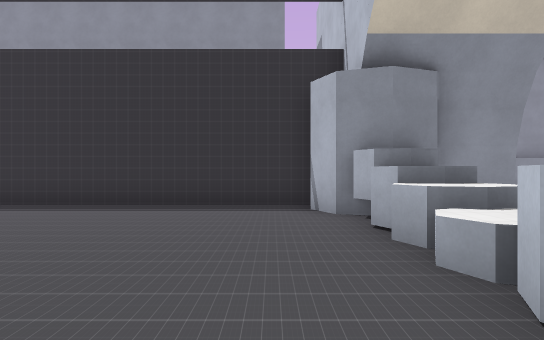
view 1 (above)

16 first-person views from a walk through a Godot game level. The camera is 1.5 m above the floor, looks level and sees 70° across. Doors that lead somewhere are drawn open, without their leaves. The floor is counted in squares, 2 m on a side. Each view is taken from the middle of a square. On the plan, view 1 faces up. The plan holds only what a view shows up to about 12 squares ahead; the rest is blank. The place goes on beyond the plan. Some surface patterns are stand-ins.

view 2
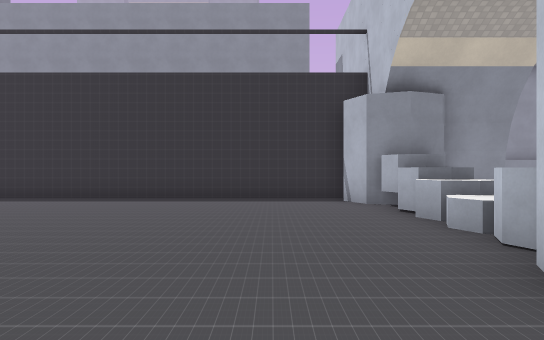

view 3
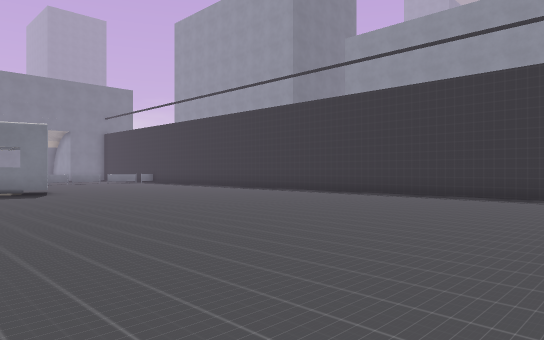

view 4
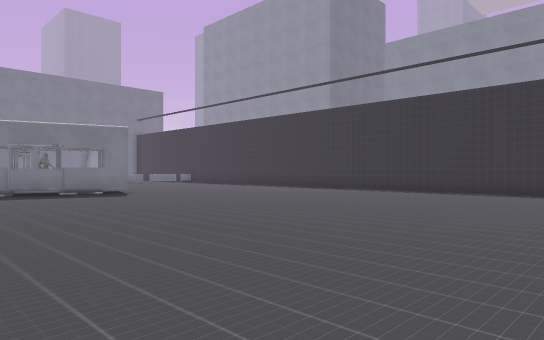

view 5
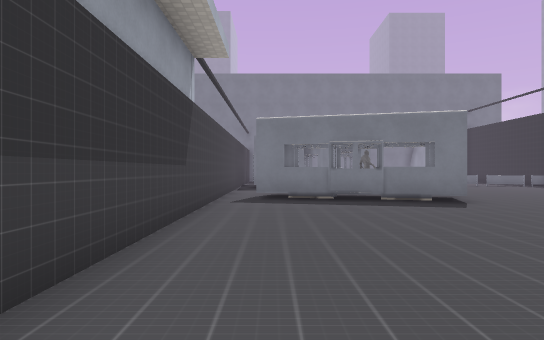

view 6
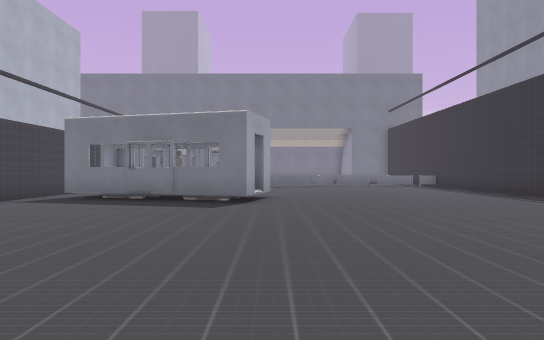

view 7
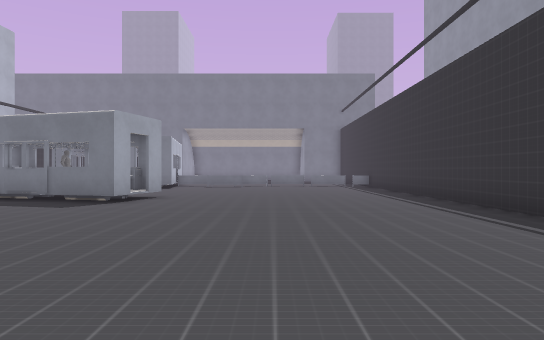

view 8
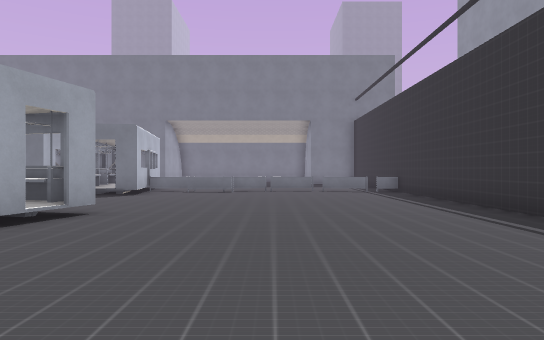

view 9
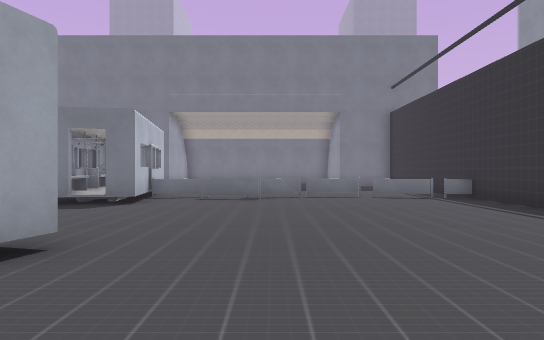

view 10
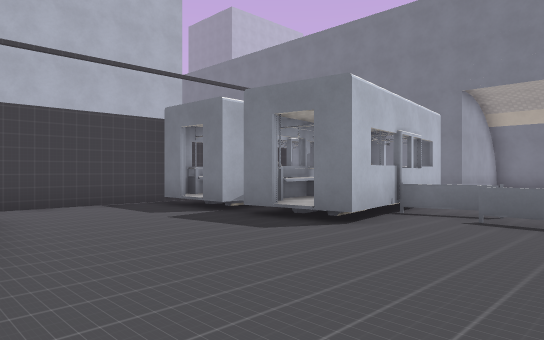

view 11
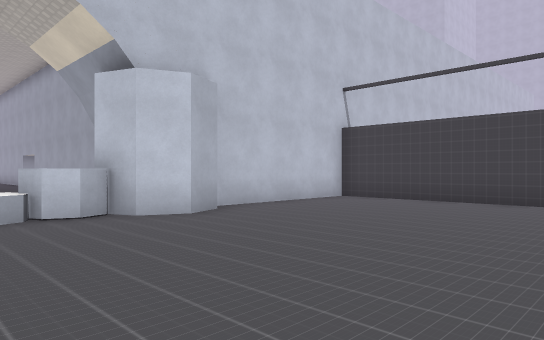

view 12
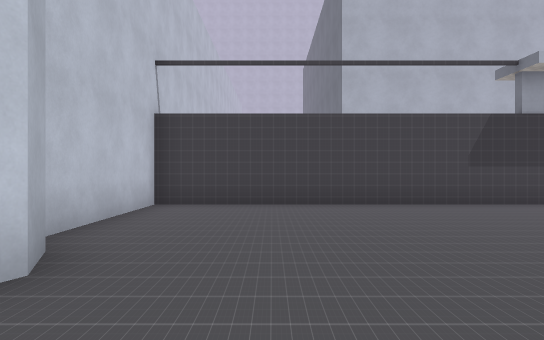

view 13
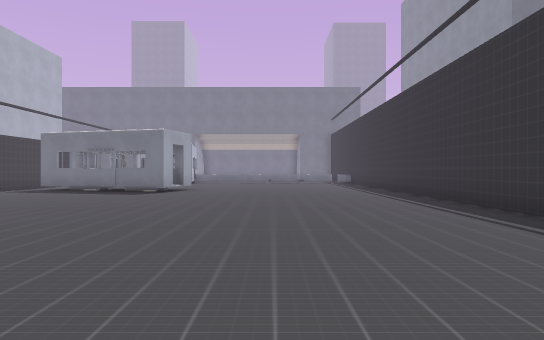

view 14
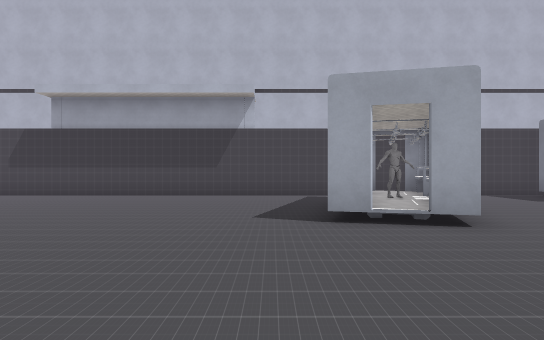

view 15
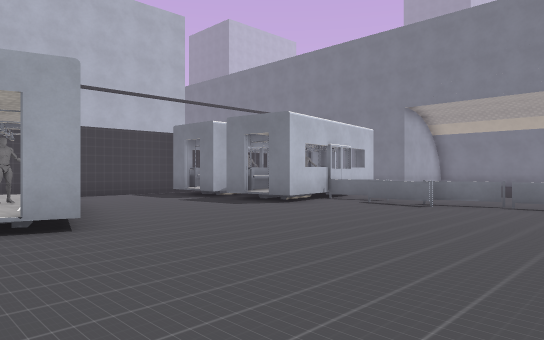

view 16
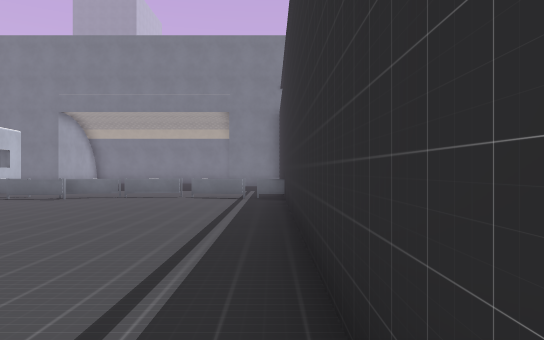

### Floor plan
Ten units are one square. View 1 is at (0, 0); x grows to the right and y downward. Boxes are objects, and circles mark ways between rooms. Rooms are numbered by the first view taken in them; rooms with no view inside come last. Other rooms are left out.
<svg viewBox="-245 -89 270 148">
<path fill="none" stroke="#000" d="M-147 -7 -138 -4 -151 45M-158 -10 -149 -7M-159 -4 -155 -3M-144 54 15 54 15 9M-206 0 -205 7M-204 13 -203 21M11 6 7 -2 11 -11 20 -14M14 -23 20 -26M15 -13 14 -17 16 -23M11 -65 7 -74M-204 40 -204 48M20 -35 15 -37 13 -42M20 -44 15 -46 13 -51M20 -54 15 -56 13 -62M10 -83 -240 -83M-221 19 -208 17M-230 28 -204 27 -204 34M-219 54 -174 54M-240 25 -210 20M15 -25 13 -31M-219 -27 -220 -11M-228 -14 -223 2M-228 -38 -223 -23M-229 -56 -227 -39M-223 -73 -227 -58M-224 -84 -223 -76M-174 54 -144 54M-163 13 -169 38 -164 39"/>
<circle cx="-150" cy="50" r="3" fill="#2a7"/>
<circle cx="-170" cy="50" r="3" fill="#2a7"/>
<text x="-100" y="-20">1</text>
<text x="-160" y="40">2</text>
</svg>
Room 1 opens to room 2.

Where each view was taken, in squares from view 1:
view 1: 0 up, 0 right, facing up
view 2: 2 down, 1 left, facing up
view 3: 3 down, 1 left, facing up-left
view 4: 5 down, 2 left, facing up-left
view 5: 4 down, 5 left, facing left
view 6: 1 up, 5 left, facing left
view 7: 4 up, 5 left, facing left
view 8: 4 up, 9 left, facing left
view 9: 3 up, 12 left, facing left
view 10: 3 up, 16 left, facing down-left
view 11: 4 up, 5 left, facing down-right
view 12: 3 up, 1 left, facing down
view 13: 4 up, 1 left, facing left
view 14: 6 up, 13 left, facing down
view 15: 6 up, 14 left, facing down-left
view 16: 8 up, 12 left, facing left
